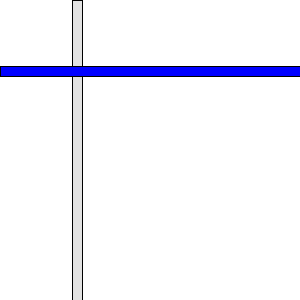
Frame 1 (no input)
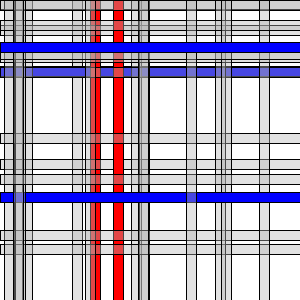
Frame 60 (the mouse pressed at the canvas centre just before this capture)
Frame 120 (the mouse held since frame 60 and released just before this capture): identical to frame 60, image omitted

The Processing sketch that drew these frames (run headless with seeded random() and noise(); from frame 60 on, the mouse is pressed at the canvas centre):

// Processing sketch: processing_36700
// ── processing_36700.pde

void setup(){
  size(300,300);
  background(255);
  fill(180,100);
}

float count=0;
float num=50;
float numOfRectangles=15;


void draw(){
  
  //controls the probability of red
  
    if(random(100)>80){
      fill(255,0,0);
    }
    else{
      fill(180,100);
    }
  
  
  //this controls the rectagnles placement vertically
  if(numOfRectangles>0){ 
    rectMode(CENTER);
    rect(random(width),height/2,10,height);
  }
  
   //controls the probability of blue
  
    if(random(100)>80){
      fill(0,0,255);
    }
    else{
      fill(180,100);
    }
  
  
  //this controls the rectagnles placement horizontally
  if(numOfRectangles>0){
    rect(width/2,random(height),width,10);
  }
  numOfRectangles--;
  /*could use count++ here to stop the random but the number of rectangles is 
  already defined so that will stop it*/
  
}
  
  
    
    
    

  

  
